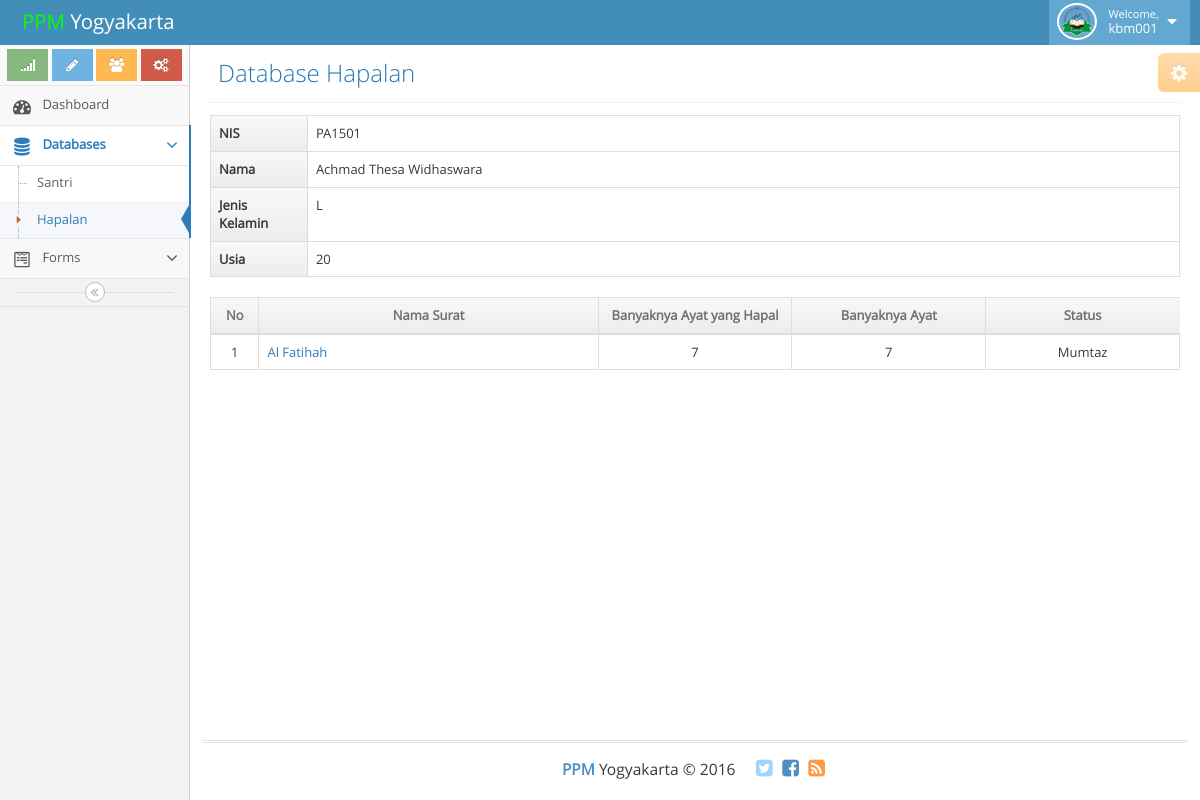
Page /hapalan.php?nis=PA1501 (signed in) on the committed database.
### tables this page shows
CREATE TABLE `data_santri` (
  `nis` char(6) NOT NULL,
  `nama` varchar(255) NOT NULL,
  `panggilan` varchar(255) NOT NULL,
  `jenis_kelamin` enum('L','P') NOT NULL,
  `tempat_lahir` varchar(255) NOT NULL,
  `tanggal_lahir` date NOT NULL,
  `no_hp` varchar(20) NOT NULL,
  `alamat` varchar(255) NOT NULL,
  `kode_kuliah` char(6) NOT NULL,
  `gol_darah` enum('O','A','B','AB') NOT NULL
);

### template/hapalan_santri.php (the view)
<?php
	$hapalan = $con->query("SELECT nis, nama, jenis_kelamin, tanggal_lahir, suratid, namasurat, ROUND(AVG(skor)) AS avg_skor FROM hapalan NATURAL JOIN quran NATURAL JOIN data_santri NATURAL JOIN surat WHERE nis = '$nis' GROUP BY suratid");
	$biodata = $con->query("SELECT * FROM data_santri WHERE nis = '$nis'");
	$row = $biodata->fetch_assoc();
	$usia = getAge($row['tanggal_lahir']);
	echo '
	<table class="table table-bordered table-hover">
		<tr>
			<th style="width: 10%; background:repeat-x #F2F2F2;background-image:-webkit-linear-gradient(top,#F8F8F8 0,#ECECEC 100%);background-image:-o-linear-gradient(top,#F8F8F8 0,#ECECEC 100%);background-image:linear-gradient(to bottom,#F8F8F8 0,#ECECEC 100%);">NIS</th>
			<td>'.$nis.'</td>
		</tr>
		<tr>
			<th style="background:repeat-x #F2F2F2;background-image:-webkit-linear-gradient(top,#F8F8F8 0,#ECECEC 100%);background-image:-o-linear-gradient(top,#F8F8F8 0,#ECECEC 100%);background-image:linear-gradient(to bottom,#F8F8F8 0,#ECECEC 100%);">Nama</th>
			<td>'.$row['nama'].'</td>
		</tr>
		<tr>
			<th style="background:repeat-x #F2F2F2;background-image:-webkit-linear-gradient(top,#F8F8F8 0,#ECECEC 100%);background-image:-o-linear-gradient(top,#F8F8F8 0,#ECECEC 100%);background-image:linear-gradient(to bottom,#F8F8F8 0,#ECECEC 100%);">Jenis Kelamin</th>
			<td>'.$row['jenis_kelamin'].'</td>
		</tr>
		<tr>
			<th style="background:repeat-x #F2F2F2;background-image:-webkit-linear-gradient(top,#F8F8F8 0,#ECECEC 100%);background-image:-o-linear-gradient(top,#F8F8F8 0,#ECECEC 100%);background-image:linear-gradient(to bottom,#F8F8F8 0,#ECECEC 100%);">Usia</th>
			<td>'.$usia.'</td>
		</tr>
	</table>
	';
	echo '
	<table class="table table-bordered table-hover">
		<thead>
			<tr>
				<th style="text-align: center;" width="5%">No</th>
				<th style="text-align: center;">Nama Surat</th>
				<th style="text-align: center;">Banyaknya Ayat yang Hapal</th>
				<th style="text-align: center;">Banyaknya Ayat</th>
				<th style="text-align: center;">Status</th>
			</tr>
		</thead>
		<tbody>
	';
	$i = 1;
	while ($row = $hapalan->fetch_assoc()) {
		$suratid = $row['suratid'];
		$status = getStatus($row['avg_skor']);
		$ayat = $con->query("SELECT COUNT(*) AS banyak_hapalan FROM hapalan NATURAL JOIN quran NATURAL JOIN surat WHERE nis = '$nis' AND suratid = '$suratid'");
		$ayat0 = $con->query("SELECT COUNT(*) AS banyak_ayat FROM quran NATURAL JOIN surat WHERE suratid = '$suratid'");
		$sum_ayat = $ayat->fetch_assoc();
		$total_ayat = $ayat0->fetch_assoc();
		echo '
		<tr>
			<td style="text-align: center;">'.$i.'</td>
			<td><a href="?nis='.$nis.'&suratid='.$suratid.'">'.$row['namasurat'].'</a></td>
			<td style="text-align: center; width: 20%">'.$sum_ayat["banyak_hapalan"].'</td>
			<td style="text-align: center; width: 20%">'.$total_ayat["banyak_ayat"].'</td>
			<td style="text-align: center; width: 20%">'.$status.'</td>
		</tr>
		';
		$i++;
	}
	echo '</tbody></table>';

### rows in the picture
data_santri: nama "Achmad Thesa Widhaswara", jenis_kelamin "L", tanggal_lahir "20"

### other values in the picture
$_SESSION['admin']['username'] "kbm001"
$title "Database Hapalan"
$nis "PA1501"
$row['namasurat'] "Al Fatihah"
$sum_ayat["banyak_hapalan"] "7"
$total_ayat["banyak_ayat"] "7"
$status "Mumtaz"
